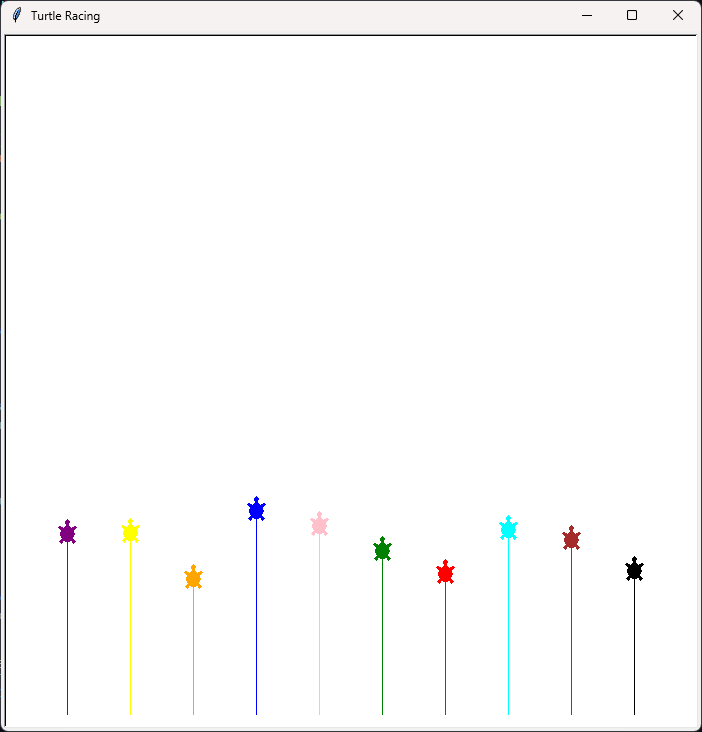

Python code for this plot:
import turtle
import time
import random

WIDTH, HEIGHT = 700, 700
COLORS = ['red', 'green', 'blue', 'orange', 'yellow', 'black', 'purple', 'pink', 'brown', 'cyan']

def get_number_of_racers():
    racers = 0
    while True:
        racers = input('Enter the number of racers (2 - 10): ')
        if racers.isdigit():
            racers = int(racers)
            if 2 <= racers <= 10:
                return racers
            else:
                print("Number not in range 2-10. Try again!")
        else:
            print("Input is not numeric... Try again!")
            continue
        
def race(colors):
    turtles = create_turtles(colors)
    
    while True:
        for racer in turtles:
            distance = random.randrange(1, 20)
            racer.forward(distance)
            
            x, y = racer.pos()
            if y >= HEIGHT // 2 - 10:
                return colors[turtles.index(racer)]
            

def create_turtles(colors):
    turtles = []
    spacingx = WIDTH // (len(colors) + 1)
    for i, color in enumerate(colors):
        racer = turtle.Turtle()
        racer.color(color)
        racer.shape('turtle')
        racer.left(90)
        racer.penup()
        racer.setpos(-WIDTH//2 + (i + 1) * spacingx, -HEIGHT//2 + 20)
        racer.pendown()
        turtles.append(racer)
    
    return turtles

def init_turtle():
    screen = turtle.Screen()
    screen.setup(WIDTH, HEIGHT)
    screen.title('Turtle Racing')
        
racers = get_number_of_racers()
init_turtle()

random.shuffle(COLORS)
colors = COLORS[:racers]  #slice

winner = race(colors)
print("The winner color is:" , winner)
time.sleep(5)
